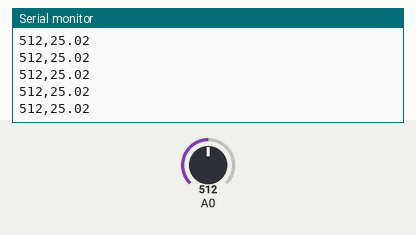
The sketch below on a simulated Arduino Uno, built with avr-gcc and run on an emulated ATmega328P. Shown: the last lines printed to the serial monitor. The inputs (shaded band) are chosen by the test bench; at power-on: A0 = 512.

Above: at 1.2 s.
1.3 s: A0 set to 716
At 1.31 s:
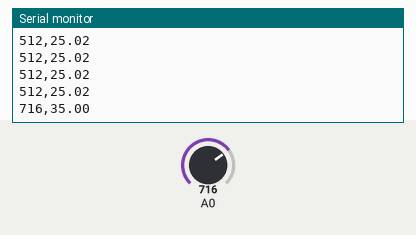
2.8 s: A0 set to 900
At 2.83 s:
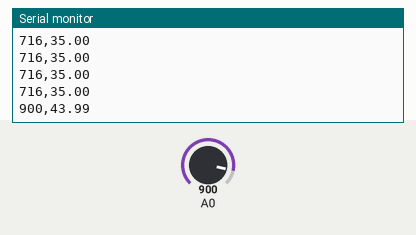
Timing chart, 0 to 5.8 s (numbered marks = the images above; inputs shaded):
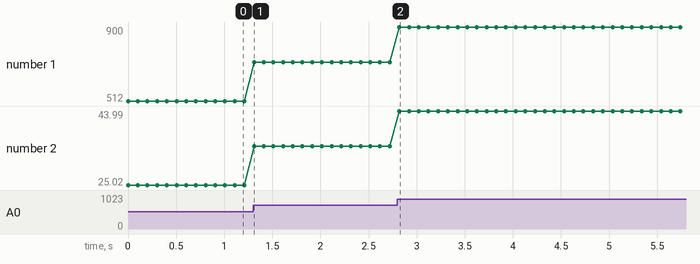

The sketch:

Guva_UV.ino
```cpp
/*  UV sensor demonstration sketch

 *

 * This sketch reads the state of the Adafruit analog UV sensor.

 * It then converst the analog reading to a voltage, and then

 * the voltage to an actual UV index value.

 *

 * This sketch was written for Arduino Step by Step by Peter Dalmaris.

 *

 * Components

 * ----------

 *  - Arduino Uno

 *  - Adafruit UV sensor breakout or equivelant

 *

 *  Libraries

 *  ---------

 *  NONE

 *

 * Connections

 * -----------

 *  Break out    |    Arduino Uno

 *  -----------------------------

 *      +        |         5V

 *      -        |         GND

 *      Out      |         A0

 *

 *

 * Other information

 * -----------------

 * This sensor can detect UV light at 240-370nm.

 * This contains UVA and most of UVB.

 * For more information on UV light see https://en.wikipedia.org/wiki/Ultraviolet

 * For more information on the breakout see https://www.adafruit.com/product/1918

 * For information on the UV index scale see https://www.epa.gov/sunsafety/uv-index-scale-1

 * Sensor datasheet: https://cdn-shop.adafruit.com/datasheets/1918guva.pdf

 *

 *  Created on July 8 2019 by Balaji.V

 *

 */
// the setup routine runs once when you press reset:
void setup() {
  // initialize serial communication at 9600 bits per second:
 Serial.begin(9600);
}
// the loop routine runs over and over again forever:
void loop() {
 // read the input on analog pin 0:
  int   sensorValue = analogRead(A0);
  // Calculate the actual voltage at sensor out
  float voltage     = sensorValue * (5.0 / 1023.0);
  //Print the value of the analog input
  Serial.print(sensorValue);
  Serial.print(",");
  //Print the UV index value. As per the specifications for the sensor,
  //this is done by dividing the sensor output voltage by 0.1
  Serial.println(voltage/0.1);
  delay(100);        // delay in between reads for stability
}
```

Measured:
- after the input at 1.3 s, the serial monitor: prints a new line at once (image 1)
- after the input at 2.8 s, the serial monitor: prints a new line at once (image 2)
- plotted number 1: 512 → 716 after the input at 1.3 s, 716 → 900 after the input at 2.8 s
- plotted number 2: 25.02 → 35 after the input at 1.3 s, 35 → 43.99 after the input at 2.8 s
